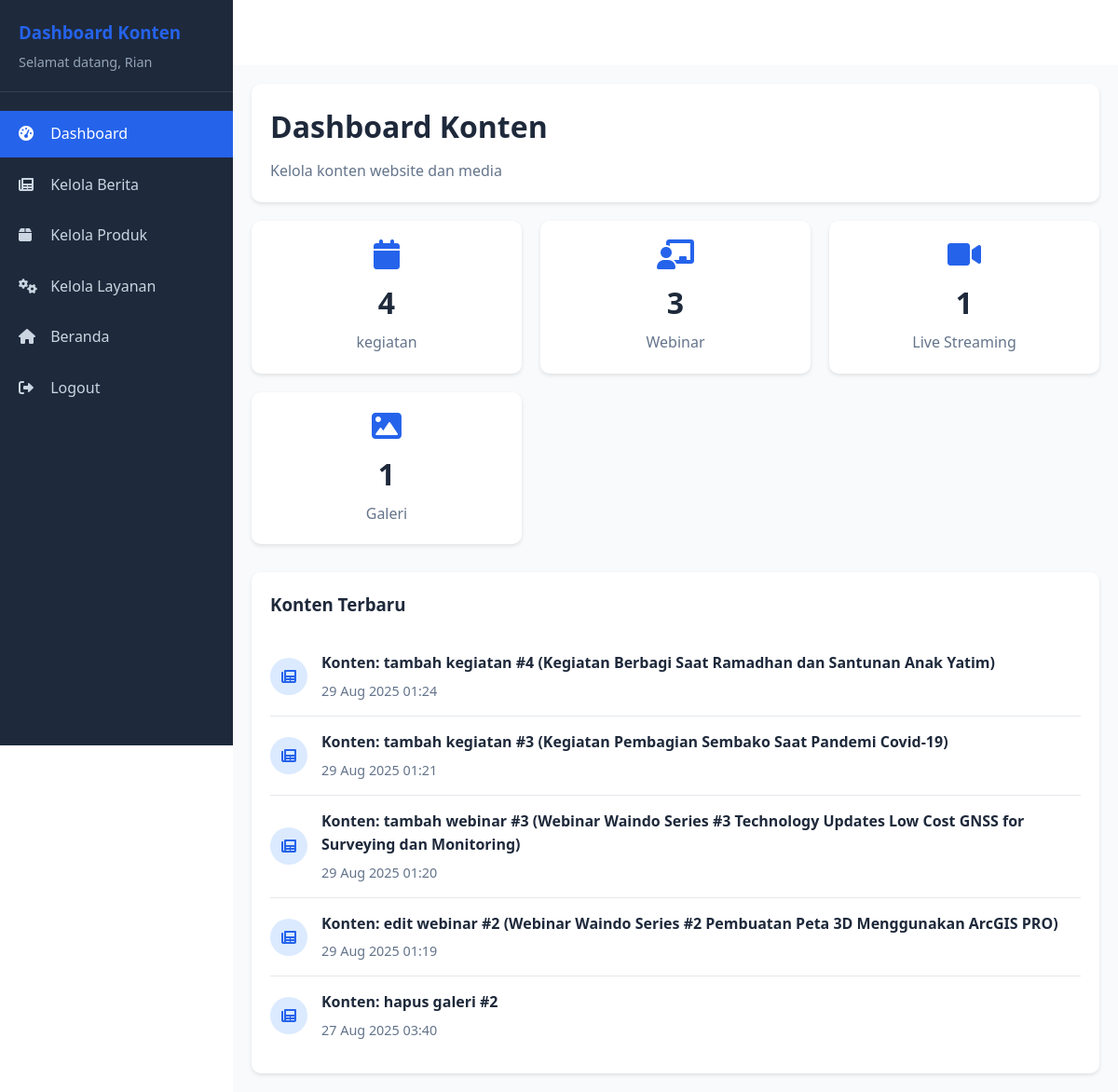
The app's page /konten/dashboard.php (signed in), older data.
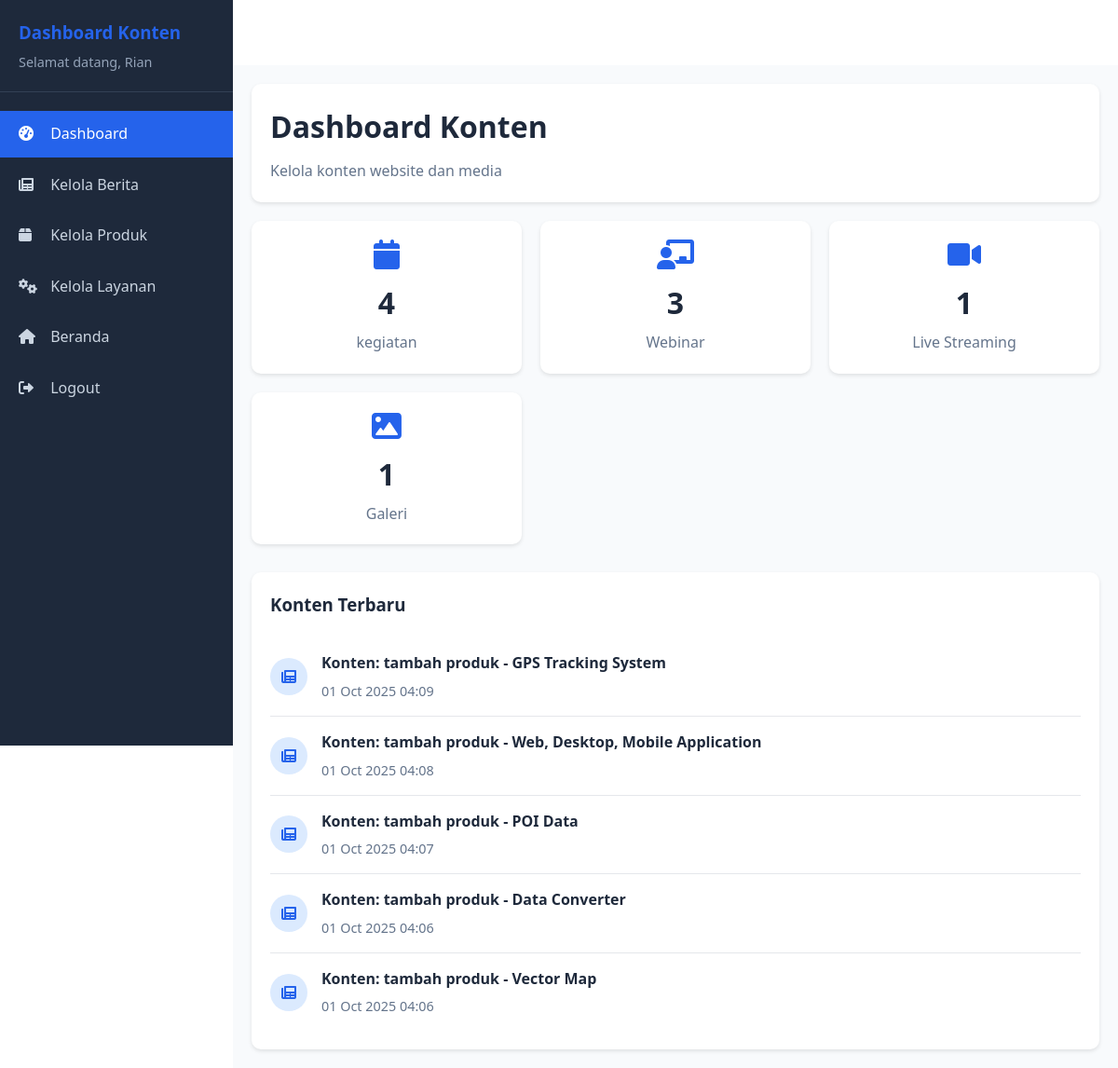
The same page, newer data.
### tables this page shows
CREATE TABLE `log_aktivitas` (
  `log_id` int NOT NULL,
  `user_id` int DEFAULT NULL,
  `action` varchar(255) NOT NULL,
  `log_time` timestamp NULL DEFAULT CURRENT_TIMESTAMP
);

### konten/dashboard.php (the view, shortened to what this page needs)
<?php
require_once '../connect/koneksi.php';
$full_name = $_SESSION['full_name'];
$kegiatan = 0;
$webinar = 0;
$livestreaming = 0;
$galeri = 0;
$r1 = mysqli_query($conn, "SELECT COUNT(*) c FROM kegiatan");
if ($r1) {
    $kegiatan = (int)mysqli_fetch_assoc($r1)['c'];
}
$r2 = mysqli_query($conn, "SELECT COUNT(*) c FROM webinar");
if ($r2) {
    $webinar = (int)mysqli_fetch_assoc($r2)['c'];
}
$r3 = mysqli_query($conn, "SELECT COUNT(*) c FROM live_streaming");
if ($r3) {
    $livestreaming = (int)mysqli_fetch_assoc($r3)['c'];
}
$r4 = mysqli_query($conn, "SELECT COUNT(*) c FROM galeri");
if ($r4) {
    $galeri = (int)mysqli_fetch_assoc($r4)['c'];
}
$konten_terbaru = mysqli_query($conn, "SELECT * FROM `log_aktivitas` WHERE action LIKE '%Konten%' ORDER BY `log_id` DESC LIMIT 5");
?>
<!DOCTYPE html>
<html lang="id">
<head>
    <link rel="stylesheet" href="../assets/css/common.css">
    <link rel="stylesheet" href="../assets/css/pages.css">
    <link rel="stylesheet" href="https://cdnjs.cloudflare.com/ajax/libs/font-awesome/6.0.0/css/all.min.css">
    <link rel="stylesheet" href="css/dashboard.css">
</head>
<body>
    <div class="dashboard-container">
        <div class="sidebar" id="sidebar">
            <div class="sidebar-header">
                <h3>Dashboard Konten</h3>
                <p>Selamat datang, <?php echo htmlspecialchars($full_name); ?></p>
            </div>
            <ul class="sidebar-menu">
                <li><a href="dashboard.php" class="active"><i class="fas fa-tachometer-alt"></i> Dashboard</a></li>
                <li><a href="kegiatan.php"><i class="fas fa-newspaper"></i> Kelola Berita</a></li>
                <li><a href="produk-manager.php"><i class="fas fa-box"></i> Kelola Produk</a></li>
                <li><a href="services-manager.php"><i class="fas fa-cogs"></i> Kelola Layanan</a></li>
                <li><a href="../index.php"><i class="fas fa-home"></i> Beranda</a></li>
                <li><a href="../logout.php"><i class="fas fa-sign-out-alt"></i> Logout</a></li>
            </ul>
        </div>
        <div class="main-content">
            <div class="dashboard-header">
                <h1>Dashboard Konten</h1>
                <p>Kelola konten website dan media</p>
            </div>
            <div class="stats-grid">
                <div class="stat-card">
                    <i class="fas fa-calendar"></i>
                    <h3><?php echo $kegiatan; ?></h3>
                    <p>kegiatan</p>
                </div>
                <div class="stat-card">
                    <i class="fas fa-chalkboard-teacher"></i>
                    <h3><?php echo $webinar; ?></h3>
                    <p>Webinar</p>
                </div>
                <div class="stat-card">
                    <i class="fas fa-video"></i>
                    <h3><?php echo $livestreaming; ?></h3>
                    <p>Live Streaming</p>
                </div>
                <div class="stat-card">
                    <i class="fas fa-image"></i>
                    <h3><?php echo $galeri; ?></h3>
                    <p>Galeri</p>
                </div>
            </div>
            <div class="recent-content">
                <h3>Konten Terbaru</h3>
                <?php if ($konten_terbaru && mysqli_num_rows($konten_terbaru) > 0): ?>
                    <?php while ($row = mysqli_fetch_assoc($konten_terbaru)): ?>
                        <div class="content-item">
                            <div class="content-icon">
                                <i class="fas fa-newspaper"></i>
                            </div>
                            <div class="content-info">
                                <h4><?php echo htmlspecialchars($row['action']); ?></h4>
                                <p><?php echo date('d M Y H:i', strtotime($row['log_time'])); ?></p>
                            </div>
                        </div>
                    <?php endwhile; ?>
                <?php endif; ?>
            </div>
        </div>
    </div>
</body>
</html>

Row changes from the older to the newer data that the page shows:
no longer on this page (row unchanged): log_aktivitas: action "Konten: tambah kegiatan #4 (Kegiatan Berbagi Saat Ramadhan dan Santunan Anak Yatim)", log_time "29 Aug 2025 01:24"
no longer on this page (row unchanged): log_aktivitas: action "Konten: tambah kegiatan #3 (Kegiatan Pembagian Sembako Saat Pandemi Covid-19)", log_time "29 Aug 2025 01:21"
no longer on this page (row unchanged): log_aktivitas: action "Konten: tambah webinar #3 (Webinar Waindo Series #3 Technology Updates Low Cost GNSS for Surveying dan Monitoring)", log_time "29 Aug 2025 01:20"
no longer on this page (row unchanged): log_aktivitas: action "Konten: edit webinar #2 (Webinar Waindo Series #2 Pembuatan Peta 3D Menggunakan ArcGIS PRO)", log_time "29 Aug 2025 01:19"
no longer on this page (row unchanged): log_aktivitas: action "Konten: hapus galeri #2", log_time "27 Aug 2025 03:40"
added log_aktivitas: action "Konten: tambah produk - GPS Tracking System", log_time "01 Oct 2025 04:09"
added log_aktivitas: action "Konten: tambah produk - Web, Desktop, Mobile Application", log_time "01 Oct 2025 04:08"
added log_aktivitas: action "Konten: tambah produk - POI Data", log_time "01 Oct 2025 04:07"
added log_aktivitas: action "Konten: tambah produk - Data Converter", log_time "01 Oct 2025 04:06"
added log_aktivitas: action "Konten: tambah produk - Vector Map", log_time "01 Oct 2025 04:06"
